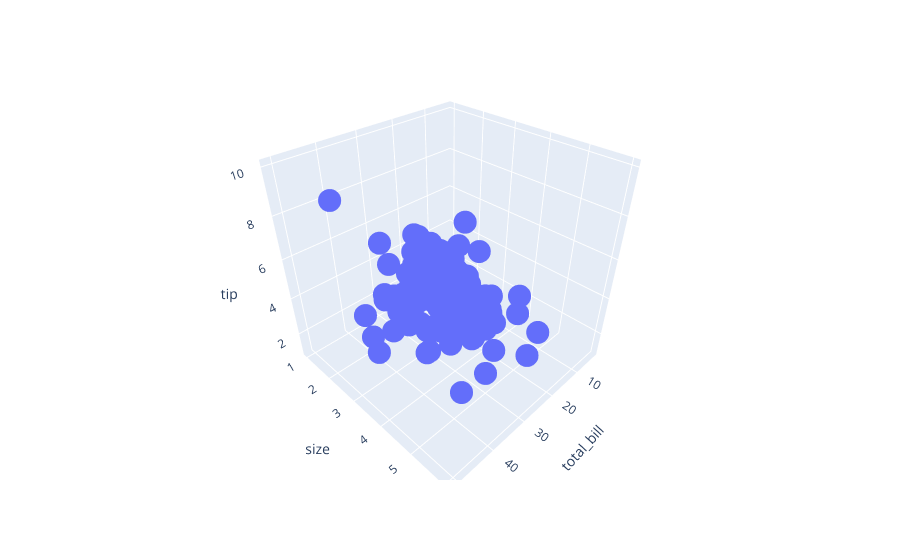

Source (notebook cell):
### Code cell
px.scatter_3d(data, x='total_bill', y='size', z='tip')

### Figure 1 — Plotly figure (JSON) as saved in the notebook; plotly's stock layout.template omitted (floating-point values rounded to 4 significant figures; data arrays with more than 128 entries replaced by an {"elided": "..."} marker saying what was removed)
{"data": [{"hovertemplate": "total_bill=%{x}<br>size=%{y}<br>tip=%{z}<extra></extra>", "legendgroup": "", "marker": {"color": "#636efa", "symbol": "circle"}, "mode": "markers", "name": "", "scene": "scene", "showlegend": false, "type": "scatter3d", "x": {"elided": "244 float values"}, "y": {"elided": "244 int values"}, "z": {"elided": "244 float values"}}], "layout": {"legend": {"tracegroupgap": 0}, "margin": {"t": 60}, "scene": {"domain": {"x": [0, 1], "y": [0, 1]}, "xaxis": {"title": {"text": "total_bill"}}, "yaxis": {"title": {"text": "size"}}, "zaxis": {"title": {"text": "tip"}}}}}
